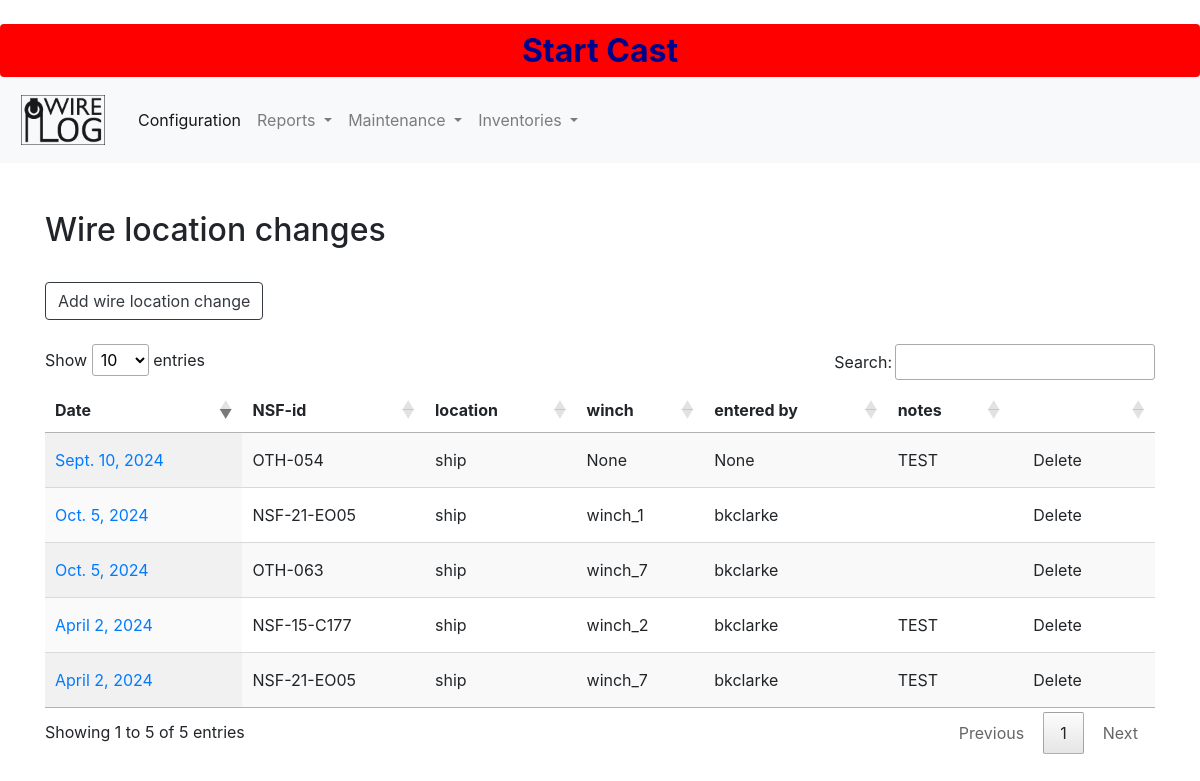
The app's page /wwdb/inventories/wirelocationlist/ with its own data.
### wwdb/models.py (models this page shows, shortened)
class WireLocation(models.Model):
    id = models.AutoField(db_column='Id', primary_key=True, blank=True, null=False)
    date= models.DateField(db_column='Date', blank=True, null=True, verbose_name='Date', validators=[MaxValueValidator(limit_value=date.today)])
    enteredby = models.ForeignKey(User, models.DO_NOTHING, db_column='EnteredBy', blank=True, null=True, verbose_name='Entered by')
    wireid = models.ForeignKey(Wire, models.DO_NOTHING, db_column='WireId', blank=True, null=True, verbose_name='Wire')
    winch = models.ForeignKey(Winch, models.DO_NOTHING, db_column='WinchId', blank=True, null=True, verbose_name='Winch')
    location = models.ForeignKey(Location, models.DO_NOTHING, db_column='LocationId', blank=True, null=True, verbose_name='Location')
    notes = models.TextField(db_column='Notes', blank=True, null=True, verbose_name='notes', validators=[validate_commas])
    class Meta:
        managed = True
        db_table = 'WireLocation'
        verbose_name_plural = "WireLocation"

class Wire(models.Model):
    id = models.AutoField(db_column='Id', primary_key=True, blank=True, null=False)
    wirerope = models.ForeignKey(WireRopeData, models.DO_NOTHING, db_column='WireRopeId', blank=True, null=True, verbose_name='Wire type')
    manufacturerid = models.TextField(db_column='ManufacturerId', blank=True, null=True, verbose_name='Manufacturer id', validators=[validate_commas])
    nsfid = models.TextField(db_column='NsfId', blank=True, null=True, verbose_name='NSF id', validators=[validate_commas])
    dateacquired = models.DateField(db_column='DateAcquired', blank=True, null=True, verbose_name='Date acquired', validators=[MaxValueValidator(limit_value=date.today)])
    notes = models.TextField(db_column='Notes', blank=True, null=True, verbose_name='notes', validators=[validate_commas])
    status = models.BooleanField(db_column='Status', blank=True, null=True, verbose_name='Active status')
    ownershipstatus = models.ForeignKey(OwnershipStatus, models.DO_NOTHING, db_column='OwnershipStatusId', blank=True, null=True, verbose_name='Ownership status')
    factorofsafety = models.ForeignKey(FactorOfSafety, models.DO_NOTHING, db_column='FactorofSafety', blank=True, null=True, related_name='wirefactorofsafety', verbose_name='Factor of safety')
    dryendtag = models.IntegerField(db_column='DryEndTag', blank=True, null=True, verbose_name='Dry end tag value (m)')
    class Meta:
        managed = True
        db_table = 'Wire'
        verbose_name_plural = "Wire"
    def __str__(self):
        return str(self.nsfid)

class Location(models.Model):
    id = models.AutoField(db_column='Id', primary_key=True, blank=True, null=False)
    location = models.TextField(db_column='Location', blank=True, null=True, verbose_name='Location', validators=[validate_commas])
    class Meta:
        managed = True
        db_table = 'Location'
        verbose_name_plural = "Location"
        ordering = ['location']
    def __str__(self):
        return str(self.location)

class Winch(models.Model):
    id = models.AutoField(db_column='Id', primary_key=True, blank=True, null=False)
    name = models.TextField(db_column='Name', blank=True, null=True, verbose_name='Name', validators=[validate_commas])
    ship = models.TextField(db_column='Ship', blank=True, null=True, verbose_name='Ship', validators=[validate_commas])
    institution = models.TextField(db_column='Institution', blank=True, null=True, verbose_name='Institution', validators=[validate_commas])
    manufacturer = models.TextField(db_column='Manufacturer', blank=True, null=True, verbose_name='Manufacturer', validators=[validate_commas])
    status = models.BooleanField(db_column='Status', blank=True, null=True, verbose_name='Status')
    class Meta:
        managed = True
        db_table = 'Winch'
        verbose_name_plural = "Winch"
        ordering = ['name']
    def __str__(self):
        return str(self.name)

### wwdb/views.py (the view)
# urls.py: path('inventories/wirelocationlist/', views.wirelocationlist, name='wirelocationlist'),
def wirelocationlist(request):
    wirelocations = WireLocation.objects.all()
    context = {
        'wirelocations': wirelocations,
        }
    return render(request, 'wwdb/inventories/wirelocationlist.html', context=context)

### context_processors.py (called while the page is built)
def cast_context(request):
    return {'last': Cast.objects.last()}

### wwdb/templates/wwdb/inventories/wirelocationlist.html (shortened to what this page needs)
<!DOCTYPE html>
{% extends "wwdb/base.html" %}
{% block content %}
<h2>Wire location changes</h2>
<button id="wirelocationadd" class="btn btn-outline-wwdb">Add wire location change</button>
<table id="table" class="display nowrap" style="width:100%">
    <thead>
        <tr>
            <th>Date</th>
            <th>NSF-id</th>
            <th>location</th>
            <th>winch</th>
            <th>entered by</th>
            <th>notes</th>
            <th></th>
        </tr>
    </thead>
    {% for wirelocation in wirelocations %}
    <tr>
        <td><a href="{% url 'wirelocationedit' wirelocation.pk %}">{{wirelocation.date}}</a></td>
        <td>{{wirelocation.wireid}}</td>
        <td>{{wirelocation.location}}</td>
        <td>{{wirelocation.winch}}</td>
        <td>{{wirelocation.enteredby}}</td>
        <td>{{wirelocation.notes}}</td>
        <td>
            <button class='btn'
                    hx-confirm='Are you sure?'
                    hx-target="closest tr"
                    hx-swap="outerHTML swap:1s"
                    hx-delete="{% url 'wirelocationdelete' wirelocation.pk %}">
                Delete
            </button>
        </td>
    </tr>
    {% endfor %}
</table>
{% endblock content %}

### static/css/wwdb.css (style rules this page uses)
.btn-outline-wwdb { color: #343a40; border-color: #343a40; }

### records on screen
WireLocation: date "April 2, 2024", wireid "NSF-15-C177", location "ship", winch "winch_2", enteredby "bkclarke", notes "TEST"
WireLocation: date "April 2, 2024", wireid "NSF-21-EO05", location "ship", winch "winch_7", enteredby "bkclarke", notes "TEST"
WireLocation: date "Sept. 10, 2024", wireid "OTH-054", location "ship", winch "None", enteredby "None", notes "TEST"
WireLocation: date "Oct. 5, 2024", wireid "NSF-21-EO05", location "ship", winch "winch_1", enteredby "bkclarke"
WireLocation: date "Oct. 5, 2024", wireid "OTH-063", location "ship", winch "winch_7", enteredby "bkclarke"
